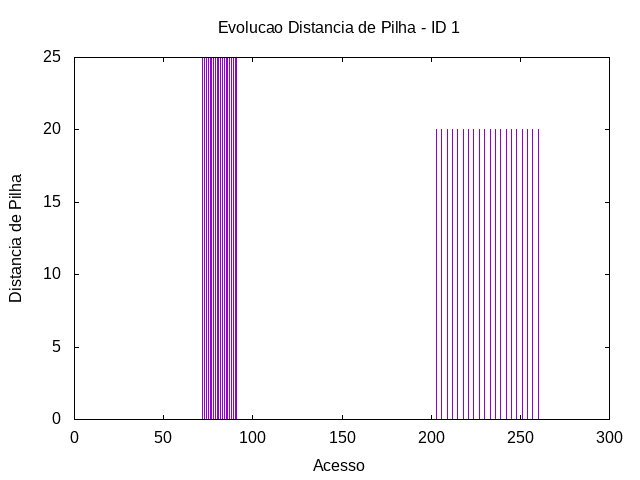

The script that saved this image:
set term png
set output "../out/soma-distp-1.png"
set title "Evolucao Distancia de Pilha - ID 1"
set xlabel "Acesso"
set ylabel "Distancia de Pilha"
plot "../out/soma-acesso-2-1.gpdat" u 2:5 w impulses t ""
